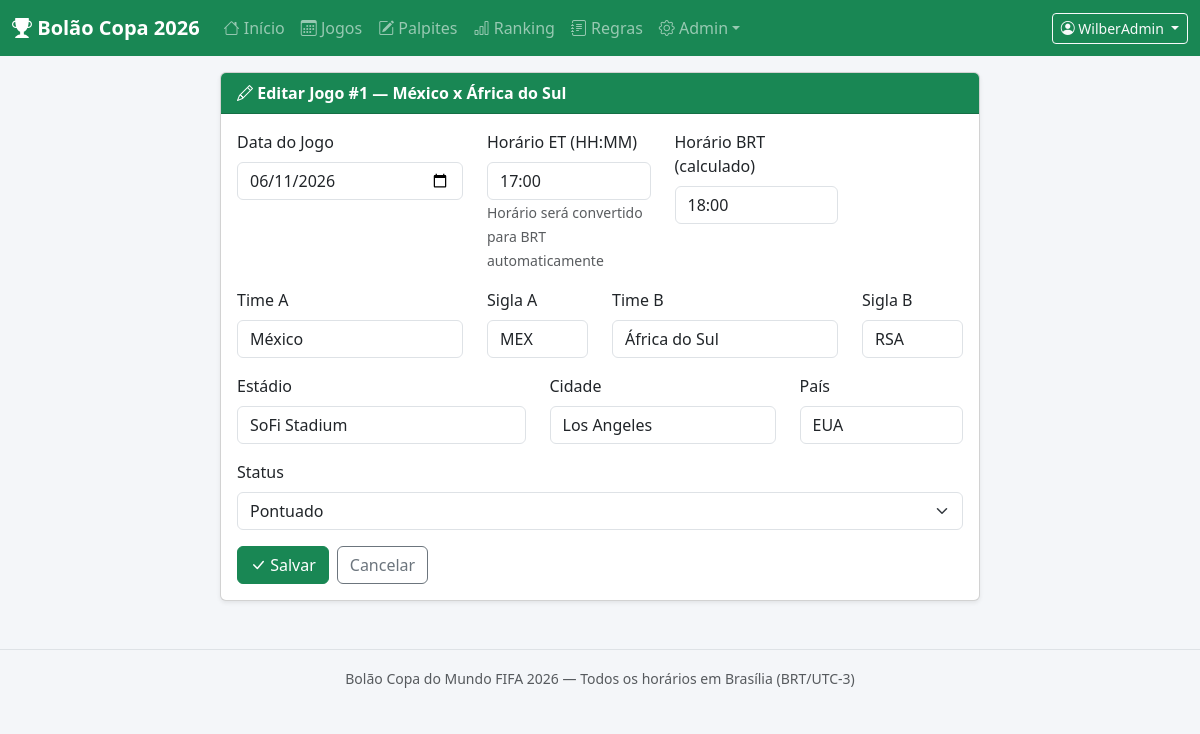
/jogos/1/editar (signed in), run on the app's committed database.
### models.py (models this page shows, shortened)
class User(db.Model):
    __tablename__ = "users"
    id = db.Column(db.Integer, primary_key=True)
    nome = db.Column(db.String(100), nullable=False)
    email = db.Column(db.String(100), nullable=False, unique=True)
    apelido = db.Column(db.String(50))
    senha_hash = db.Column(db.String(255), nullable=False)
    grupo_id = db.Column(db.Integer, db.ForeignKey("grupos.id"))
    eh_admin = db.Column(db.Boolean, default=False)
    ativo = db.Column(db.Boolean, default=True)
    created_at = db.Column(db.DateTime, default=datetime.utcnow)
    updated_at = db.Column(db.DateTime, default=datetime.utcnow, onupdate=datetime.utcnow)

class Jogo(db.Model):
    __tablename__ = "jogos"
    id = db.Column(db.Integer, primary_key=True)
    numero_partida = db.Column(db.Integer)
    fase = db.Column(db.String(50), nullable=False)
    grupo = db.Column(db.String(10))
    rodada = db.Column(db.Integer)
    data_jogo = db.Column(db.Date, nullable=False)
    hora_et = db.Column(db.String(10))
    timezone_original = db.Column(db.String(50), default="America/New_York")
    hora_brasilia = db.Column(db.String(10))
    timezone_exibicao = db.Column(db.String(50), default="America/Sao_Paulo")
    time_a = db.Column(db.String(60))
    time_b = db.Column(db.String(60))
    sigla_time_a = db.Column(db.String(5))
    sigla_time_b = db.Column(db.String(5))
    estadio = db.Column(db.String(100))
    cidade = db.Column(db.String(60))
    pais = db.Column(db.String(60))
    mata_mata = db.Column(db.Boolean, default=False)
    prazo_palpite = db.Column(db.DateTime)
    status = db.Column(db.String(30), default="Agendado")
    created_at = db.Column(db.DateTime, default=datetime.utcnow)
    updated_at = db.Column(db.DateTime, default=datetime.utcnow, onupdate=datetime.utcnow)
    palpites = db.relationship("Palpite", backref="jogo", lazy=True)
    resultado = db.relationship("Resultado", backref="jogo", uselist=False, lazy=True)
    pontuacoes = db.relationship("Pontuacao", backref="jogo", lazy=True)

### app.py (the view, shortened to what this page needs)
@app.route("/jogos/<int:jid>/editar", methods=["GET", "POST"])
def editar_jogo(jid):
    import pytz
    from seed_jogos_copa_2026 import et_to_brasilia, calcular_prazo_palpite
    j = Jogo.query.get_or_404(jid)
    status_list = ["Agendado", "Aberto para palpites", "Bloqueado para palpites",
                   "Em andamento", "Encerrado", "Resultado Lançado", "Pontuado", "Cancelado/Alterado"]
    return render_template("jogos/form.html", jogo=j, status_list=status_list)

### app.py (called while the page is built)
@app.before_request
def load_logged_in_user():
    user_id = session.get("user_id")
    if user_id is None:
        g.user = None
    else:
        g.user = User.query.get(user_id)

@app.before_request
def init_db():
    pass

def agora_br():
    return datetime.now(BR_TZ)

@app.context_processor
def inject_globals():
    grupos = Grupo.query.order_by(Grupo.nome).all() if g.user else []
    grupos_dropdown = [g for g in grupos]
    return dict(
        user=g.user,
        grupos_dropdown=grupos_dropdown,
        agora_br=agora_br(),
    )

### templates/jogos/form.html (shortened to what this page needs)
{% extends "base.html" %}
{% block content %}
<div class="row justify-content-center">
  <div class="col-md-8">
    <div class="card shadow-sm">
      <div class="card-header bg-success text-white fw-bold">
        <i class="bi bi-pencil"></i> Editar Jogo #{{ jogo.numero_partida }} &mdash; {{ jogo.time_a }} x {{ jogo.time_b }}
      </div>
      <div class="card-body">
        <form method="post">
          <div class="row">
            <div class="col-md-4 mb-3">
              <label class="form-label">Data do Jogo</label>
              <input type="date" name="data_jogo" class="form-control" required
                     value="{{ jogo.data_jogo.strftime('%Y-%m-%d') }}">
            </div>
            <div class="col-md-3 mb-3">
              <label class="form-label">Horário ET (HH:MM)</label>
              <input type="text" name="hora_et" class="form-control" pattern="\d{2}:\d{2}" required
                     value="{{ jogo.hora_et }}">
              <small class="text-muted">Horário será convertido para BRT automaticamente</small>
            </div>
            <div class="col-md-3 mb-3">
              <label class="form-label">Horário BRT (calculado)</label>
              <input type="text" class="form-control" readonly value="{{ jogo.hora_brasilia }}">
            </div>
          </div>
          <div class="row">
            <div class="col-md-4 mb-3">
              <label class="form-label">Time A</label>
              <input type="text" name="time_a" class="form-control" value="{{ jogo.time_a }}">
            </div>
            <div class="col-md-2 mb-3">
              <label class="form-label">Sigla A</label>
              <input type="text" name="sigla_time_a" class="form-control" maxlength="5" value="{{ jogo.sigla_time_a }}">
            </div>
            <div class="col-md-4 mb-3">
              <label class="form-label">Time B</label>
              <input type="text" name="time_b" class="form-control" value="{{ jogo.time_b }}">
            </div>
            <div class="col-md-2 mb-3">
              <label class="form-label">Sigla B</label>
              <input type="text" name="sigla_time_b" class="form-control" maxlength="5" value="{{ jogo.sigla_time_b }}">
            </div>
          </div>
          <div class="row">
            <div class="col-md-5 mb-3">
              <label class="form-label">Estádio</label>
              <input type="text" name="estadio" class="form-control" value="{{ jogo.estadio }}">
            </div>
            <div class="col-md-4 mb-3">
              <label class="form-label">Cidade</label>
              <input type="text" name="cidade" class="form-control" value="{{ jogo.cidade }}">
            </div>
            <div class="col-md-3 mb-3">
              <label class="form-label">País</label>
              <input type="text" name="pais" class="form-control" value="{{ jogo.pais }}">
            </div>
          </div>
          <div class="mb-3">
            <label class="form-label">Status</label>
            <select name="status" class="form-select">
              {% for s in status_list %}
                <option value="{{ s }}" {% if s == jogo.status %}selected{% endif %}>{{ s }}</option>
              {% endfor %}
            </select>
          </div>
          <div class="d-flex gap-2">
            <button type="submit" class="btn btn-success"><i class="bi bi-check-lg"></i> Salvar</button>
            <a href="{{ url_for('listar_jogos') }}" class="btn btn-outline-secondary">Cancelar</a>
          </div>
        </form>
      </div>
    </div>
  </div>
</div>
{% endblock %}

### templates/base.html (shortened to what this page needs)
<!DOCTYPE html>
<html lang="pt-BR">
<head>
  <link rel="stylesheet" href="https://cdn.jsdelivr.net/npm/bootstrap@5.3.2/dist/css/bootstrap.min.css">
  <link rel="stylesheet" href="https://cdn.jsdelivr.net/npm/bootstrap-icons@1.11.3/font/bootstrap-icons.css">
  <link rel="stylesheet" href="{{ url_for('static', filename='css/style.css') }}">
</head>
<body>
<nav class="navbar navbar-expand-lg navbar-dark bg-success">
  <div class="container-fluid">
    <a class="navbar-brand fw-bold" href="{% if user %}{{ url_for('dashboard') }}{% else %}{{ url_for('login') }}{% endif %}">
      <i class="bi bi-trophy-fill"></i> Bolão Copa 2026
    </a>
    <div class="collapse navbar-collapse" id="navMenu">
      <ul class="navbar-nav me-auto">
        {% if user %}
        <li class="nav-item"><a class="nav-link" href="{{ url_for('dashboard') }}"><i class="bi bi-house"></i> Início</a></li>
        <li class="nav-item"><a class="nav-link" href="{{ url_for('listar_jogos') }}"><i class="bi bi-calendar3"></i> Jogos</a></li>
        <li class="nav-item"><a class="nav-link" href="{{ url_for('palpites') }}"><i class="bi bi-pencil-square"></i> Palpites</a></li>
        <li class="nav-item"><a class="nav-link" href="{{ url_for('ranking_geral') }}"><i class="bi bi-bar-chart"></i> Ranking</a></li>
         <li class="nav-item"><a class="nav-link" href="{{ url_for('regras') }}"><i class="bi bi-journal-text"></i> Regras</a></li>
        {% if user.eh_admin %}
          <li class="nav-item dropdown">
            <a class="nav-link dropdown-toggle" href="#" data-bs-toggle="dropdown"><i class="bi bi-gear"></i> Admin</a>
          </li>
        {% endif %}
        {% endif %}
      </ul>
      <div class="d-flex align-items-center gap-2">
        {% if user %}
          <div class="dropdown">
            <button class="btn btn-outline-light btn-sm dropdown-toggle" data-bs-toggle="dropdown">
              <i class="bi bi-person-circle"></i> {{ user.apelido or user.nome }}
            </button>
          </div>
        {% else %}
          <a href="{{ url_for('login') }}" class="btn btn-outline-light btn-sm">Login</a>
          <a href="{{ url_for('registro') }}" class="btn btn-light btn-sm">Cadastro</a>
        {% endif %}
      </div>
    </div>
  </div>
</nav>
<div class="container-fluid mt-3 px-4">
  {% block content %}{% endblock %}
</div>
<footer class="text-center text-muted py-3 mt-5 border-top">
  <small>Bolão Copa do Mundo FIFA 2026 &mdash; Todos os horários em Brasília (BRT/UTC-3)</small>
</footer>
</body>
</html>

### static/css/style.css (style rules this page uses)
:root { --bs-success: #1a7f3c; }
body { background: #f4f6f9; }

### data on the page
User: apelido "WilberAdmin"
Jogo: numero_partida "1", time_a "México", time_b "África do Sul", data_jogo "06/11/2026", hora_et "17:00", hora_brasilia "18:00", sigla_time_a "MEX", sigla_time_b "RSA", estadio "SoFi Stadium", cidade "Los Angeles", pais "EUA", status "Pontuado"
